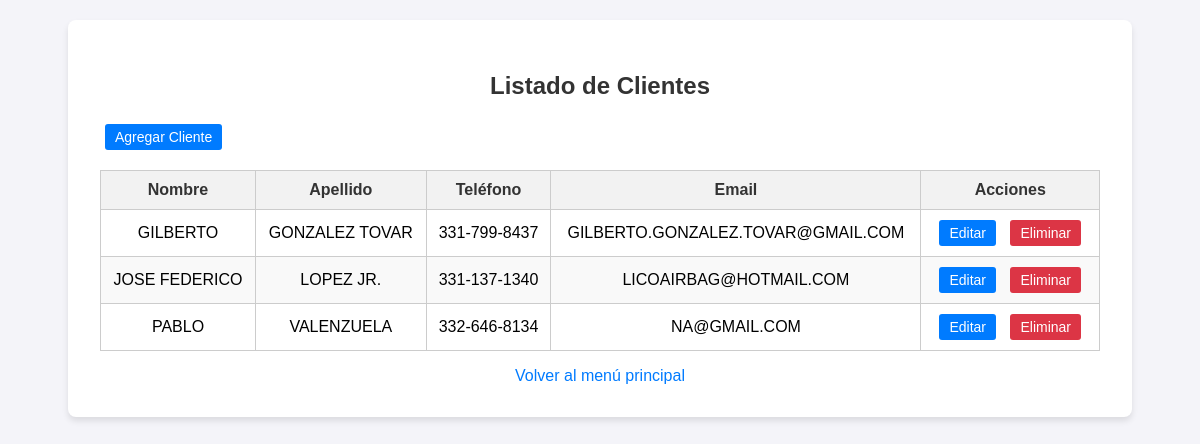
Screenshot of /crm/clientes/ with the database file from the repository.
### crm/models.py (models this page shows, shortened)
class Cliente(models.Model):
    nombre = models.CharField(max_length=100)
    apellido = models.CharField(max_length=100)
    telefono = models.CharField(
        max_length=12,
        validators=[RegexValidator(r'^\d{3}-\d{3}-\d{4}$', message="Formato de teléfono inválido (XXX-XXX-XXXX).")]
    )
    email = models.EmailField(blank = True, null = True)

### crm/views.py (the view)
# urls.py: path('clientes/', views.listar_clientes, name='listar_clientes'),
def listar_clientes(request):
    clientes = Cliente.objects.all()
    return render(request, 'crm/listar_clientes.html', {'clientes': clientes})

### crm/templates/crm/listar_clientes.html (shortened to what this page needs)
<!DOCTYPE html>
<html lang="es">
  <head>
  </head>
  <body>
    <div class="container">
      <h2>Listado de Clientes</h2>
      <a href="{% url 'registrar_cliente' %}" class="btn btn-primary"
        >Agregar Cliente</a
      >
      <table>
        <thead>
          <tr>
            <th>Nombre</th>
            <th>Apellido</th>
            <th>Teléfono</th>
            <th>Email</th>
            <th>Acciones</th>
          </tr>
        </thead>
        <tbody>
          {% for cliente in clientes %}
          <tr>
            <td>{{ cliente.nombre }}</td>
            <td>{{ cliente.apellido }}</td>
            <td>{{ cliente.telefono }}</td>
            <td>{{ cliente.email }}</td>
            <td>
              <a
                href="{% url 'editar_cliente' cliente.id %}"
                class="btn btn-primary"
                >Editar</a
              >
              <a
                href="{% url 'eliminar_cliente' cliente.id %}"
                class="btn btn-danger"
                onclick="return confirm('¿Estás seguro de eliminar a {{ cliente.nombre }} {{ cliente.apellido }}?')"
                >Eliminar</a
              >
            </td>
          </tr>
          {% empty %}
          <tr>
            <td colspan="5">No hay clientes registrados.</td>
          </tr>
          {% endfor %}
        </tbody>
      </table>
      <a href="{% url 'menu_principal' %}" class="back-link"
        >Volver al menú principal</a
      >
    </div>
  </body>
</html>

### crm/templates/crm/listar_clientes.html (style rules this page uses)
body { font-family: Arial, sans-serif; background-color: #f4f4f9; margin: 0; padding: 0; display: flex; flex-direction: column; align-items: center; padding: 20px; }
.container { background-color: #ffffff; padding: 2rem; border-radius: 8px; box-shadow: 0 4px 6px rgba(0, 0, 0, 0.1); width: 100%; max-width: 1000px; }
h2 { text-align: center; color: #333; margin-bottom: 1.5rem; }
table { width: 100%; border-collapse: collapse; margin-top: 20px; }
table, th, td { border: 1px solid #ccc; }
th, td { padding: 10px; text-align: center; }
th { background-color: #f2f2f2; font-weight: bold; color: #333; }
tr:nth-child(even) { background-color: #f9f9f9; }
.btn { display: inline-block; padding: 5px 10px; background-color: #4caf50; color: white; border: none; border-radius: 3px; text-decoration: none; font-size: 14px; margin: 0 5px; }
.btn-danger { background-color: #dc3545; }
.btn-primary { background-color: #007bff; }
.back-link { display: block; text-align: center; margin-top: 1rem; color: #007bff; text-decoration: none; }

### rows the page displays
Cliente: nombre "GILBERTO", apellido "GONZALEZ TOVAR", telefono "331-799-8437", email "GILBERTO.GONZALEZ.TOVAR@GMAIL.COM"
Cliente: nombre "JOSE FEDERICO", apellido "LOPEZ JR.", telefono "331-137-1340", email "LICOAIRBAG@HOTMAIL.COM"
Cliente: nombre "PABLO", apellido "VALENZUELA", telefono "332-646-8134", email "NA@GMAIL.COM"
